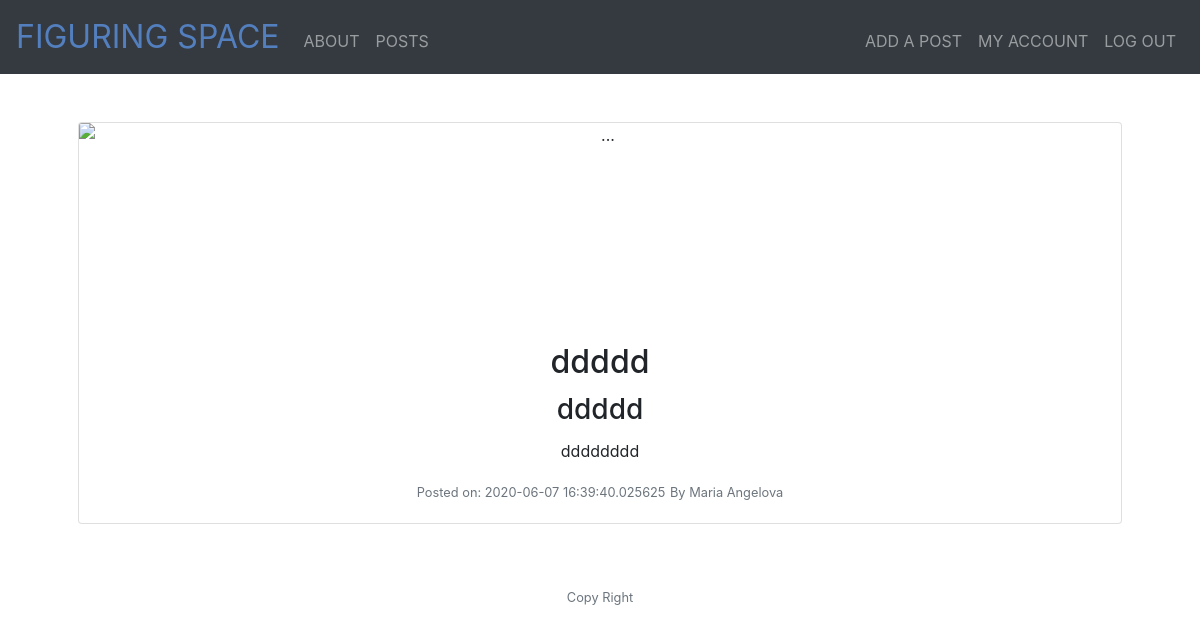
Page /post/2 (signed in) on the earlier database version.
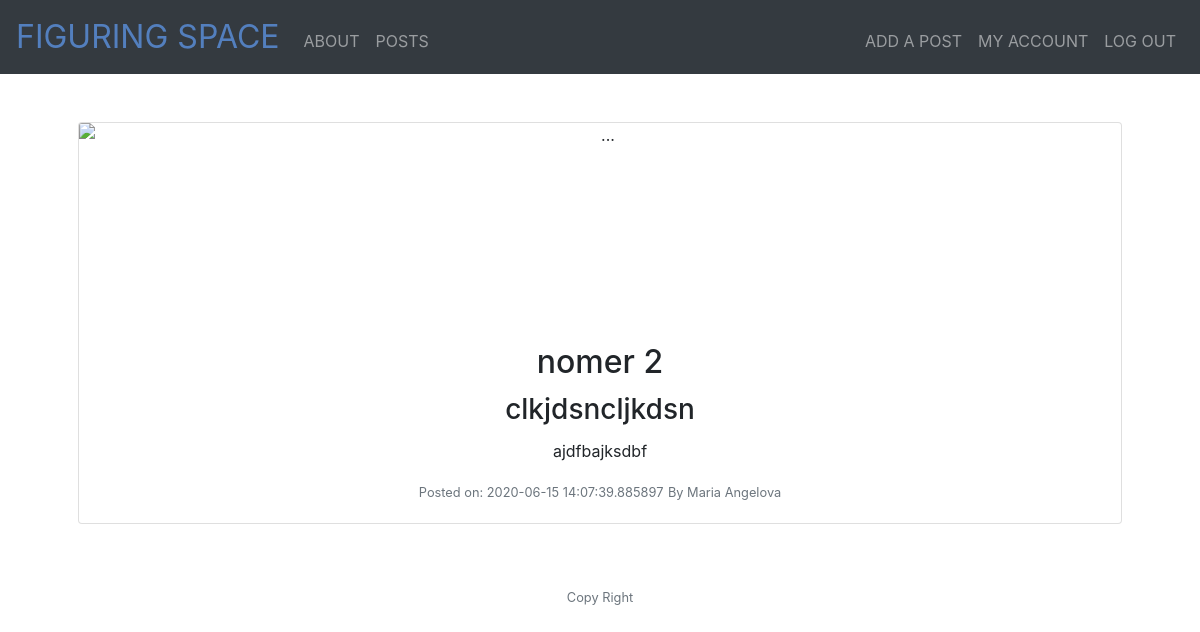
Same page on the later database version.
### models.py (models this page shows, shortened)
class Post(db.Model):
    id = db.Column(db.Integer, primary_key=True)
    title = db.Column(db.String(50))
    subtitle = db.Column(db.String(50))
    date_posted = db.Column(db.DateTime)
    content = db.Column(db.Text)
    author = db.Column(db.Integer, db.ForeignKey("user.id"))
    categories = db.relationship("Category", secondary='categories')

class User(db.Model):
    id = db.Column(db.Integer, primary_key=True)
    first_name = db.Column(db.String(50))
    last_name = db.Column(db.String(50))
    email = db.Column(db.String(50))
    password = db.Column(db.String(20))
    registered = db.Column(db.DateTime)
    posts = db.relationship("Post", backref='user')

### app.py (the view)
@app.route('/post/<id>')
@login_required
def post(id):
    post = Post.query.filter_by(id=id).first()
    author = User.query.filter_by(id=post.author).first()
    return render_template("post.html", post=post, author=author)

### app.py (called while the page is built)
@app.after_request
def after_request(response):
    response.headers["Cache-Control"] = "no-cache, no-store, must-revalidate"
    response.headers["Expires"] = 0
    response.headers["Pragma"] = "no-cache"
    return response

### helper.py (called while the page is built)
def login_required(f):
    @wraps(f)
    def decorated_function(*args, **kwargs):
        if session.get("user_id") is None:
            return redirect("/login")
        return f(*args, **kwargs)
    return decorated_function

### templates/post.html
{% extends "layout.html" %} {% block main %}
<div class="card mb-3">
  <img
    src="https://media.sproutsocial.com/uploads/2017/02/10x-featured-social-media-image-size.png"
    class="card-img-top"
    alt="..."
    style="height: 200px;"
  />
  <div class="card-body">
    <h2 class="card-title">{{post.title}}</h2>
    <h3 class="card-title">{{post.subtitle}}</h3>
    <p class="card-text">
      {{post.content}}
    </p>
    <p class="card-text">
      <small class="text-muted">Posted on: {{post.date_posted}}</small>
      <small class="text-muted"
        >By {{author.first_name}} {{author.last_name}}</small
      >
    </p>
  </div>
</div>
{% endblock %}

Differences in the rows shown:
changed Post: title "ddddd" → "nomer 2"; subtitle "ddddd" → "clkjdsncljkdsn"; content "dddddddd" → "ajdfbajksdbf"; date_posted "2020-06-07 16:39:40.025625" → "2020-06-15 14:07:39.885897"
